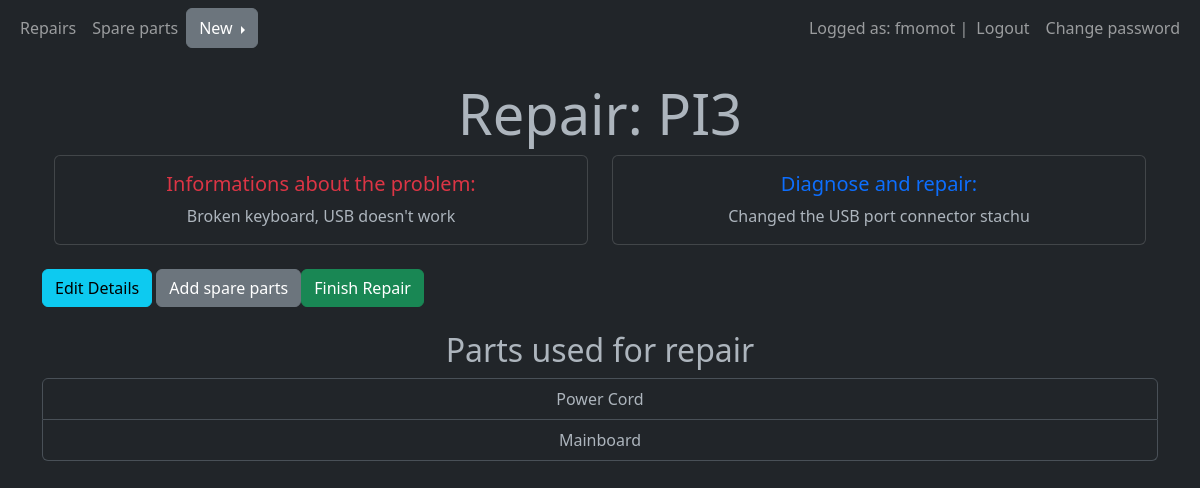
The app's page /repair/3/ (signed in) with its own data.
### mainHelper/models.py (models this page shows, shortened)
class Employee(AbstractUser):
    CHOOSE_POSITION = (
        ('warehouse', 'Warehouse'),
        ('service', 'Service')
    )
    position = models.CharField(max_length=50, choices=CHOOSE_POSITION)

class Repair(models.Model):
    repairIdentification = models.CharField('Repair ID', max_length=200)
    repairInfo = models.TextField('Diagnose and repair',max_length=500)
    problemInfo = models.TextField('Informations about the problem', max_length=500)
    repairModel = models.CharField('Model of device', max_length=200)
    status = models.CharField('Status', max_length=200)
    customer = models.ForeignKey(Customer, blank=True, null=True, on_delete=models.CASCADE)
    deviceType = models.ForeignKey(DeviceType, blank=True, null=True, on_delete=models.CASCADE)
    createdBy = models.CharField('Creater by', max_length=200)
    startDate = models.DateField('Start of repair', auto_now_add=True)
    lastUpdate = models.DateField('End of repair', auto_now=True)
    spareParts = models.ManyToManyField(SparePart, blank=True)

class SparePart(models.Model):
    nameOfPart = models.CharField('Name of part',max_length=200)
    quantity = models.IntegerField('Quantity')
    model = models.CharField('Device model', max_length=200)

### mainHelper/views.py (the view, shortened to what this page needs)
# urls.py: path('repair/<int:id>/', views.repairDetail, name='repair-detail'),
def repairDetail(request, id):
    repair = Repair.objects.get(id = id)
    usedParts = []
    return render(request, 'mainHelper/repair_detail.html', {'repair': repair})

### mainHelper/templates/mainHelper/repair_detail.html (shortened to what this page needs)
{% extends "mainHelper/base.html" %}
{% block content %}
<br>
<div class="container">
    <div class="row justify-content-center">
        <div class="col-md-6 text-center">
            <h1 class="display-4">Repair: {{repair.repairIdentification}}</h1>
        </div>
    </div>
</div>
<div class="container">
    <div class="row">
        <div class="col-sm-6 mb-3 mb-sm-0">
          <div class="card">
            <div class="card-body text-center">
              <h5 class="card-title text-danger">Informations about the problem:</h5>
              <p class="card-text">{{repair.problemInfo}}</p>
            </div>
          </div>
        </div>
        <div class="col-sm-6">
          <div class="card">
            <div class="card-body text-center">
              <h5 class="card-title text-primary">Diagnose and repair:</h5>
              <p class="card-text">{{repair.repairInfo}}</p>
            </div>
          </div>
        </div>
      </div>
  </div>
  <br>
  <div class="btn-group">
    <form method="post">
      <a href="{% url 'repair-edit' repair.id %}" class="btn btn-info" role="button">Edit Details</a>
      <button type="submit" class="btn btn-secondary" value="{{ repair.repairModel }}" name="repairModel">Add spare parts</a>
      <button type="submit" class="btn btn-success" value="{{ repair.id }}" name="repairId">Finish Repair</button>
    </form>
  </div>
</div>
<br>
<div class="container text-center">
  <h2>Parts used for repair</h2>
  <ul class="list-group">
    {% for part in repair.spareParts.all %}
    <li class="list-group-item">{{part.nameOfPart}}</li>
    {% endfor %}
  </ul>
</div>
{% endblock %}

### mainHelper/templates/mainHelper/base.html (shortened to what this page needs)
<!DOCTYPE html>
<html lang="en" data-bs-theme="dark">
<head>
    <link href="https://cdn.jsdelivr.net/npm/bootstrap@5.3.0/dist/css/bootstrap.min.css" rel="stylesheet">
</head>
<body>
    <nav class="navbar navbar-expand-lg navbar-dark bg-dark">
        <div class="container-fluid">
          <div>
            <ul class="navbar-nav">
              {% if user.position != 'warehouse' %}
              <li class="nav-item">
                <a class="nav-link" href="/home">Repairs</a>
              </li>
              {% endif %}
              {% if user.position != 'service' %}
              <li class="nav-item">
                <a class="nav-link" href="/show_spares">Spare parts</a>
              </li>
              {% endif %}
                <div class="btn-group dropend" data-bs-theme="dark">
                  <button type="button" class="btn btn-secondary dropdown-toggle" data-bs-toggle="dropdown"  aria-expanded="false">
                    New
                  </button>
                </div>
            </ul>
          </div>
          <div>
            <ul class="navbar-nav">
              {% if user.is_authenticated %}
              <span class="navbar-text">Logged as: {{user.username}} | </span>
              <li class="nav-item">
                <a class="nav-link" href="/logout">Logout</a>
              </li>
              <li class="nav-item">
                <a class="nav-link" href="/password_change">Change password</a>
              </li>
              {% else %}
              <li class="nav-item">
                <a class="nav-link" href="/login">Login</a>
              </li>
              {% endif %}
            </ul>
          </div>
        </div>
      </nav>
    <div class="container" >
        {% block content %}
        {% endblock %}
</body>
</html>

### records on screen
Employee: username "fmomot"
Repair: repairIdentification "PI3", problemInfo "Broken keyboard, USB doesn't work", repairInfo "Changed the USB port connector stachu"
SparePart: nameOfPart "Power Cord"
SparePart: nameOfPart "Mainboard"
